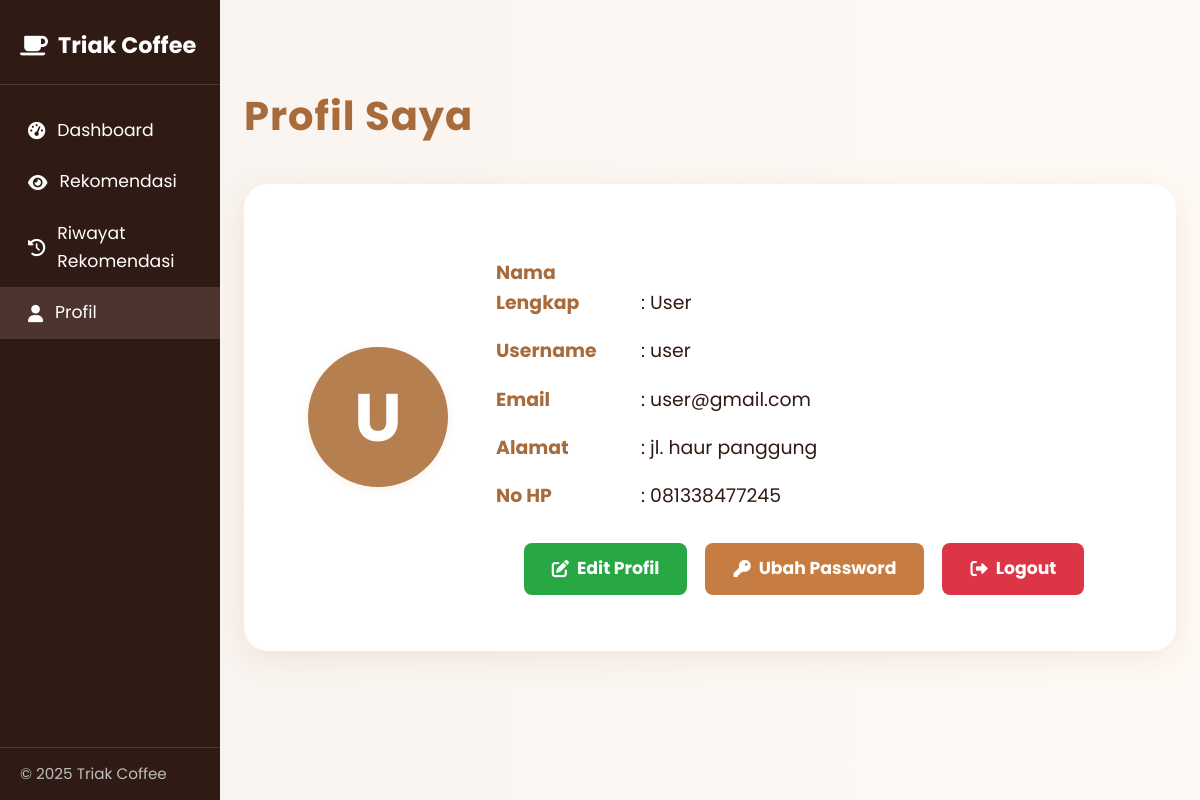
Screenshot of /user/profil.php (signed in) with the database file from the repository.
### tables this page shows
CREATE TABLE `users` (
  `id` int(11) NOT NULL,
  `username` varchar(50) NOT NULL,
  `email` varchar(100) NOT NULL,
  `nama_lengkap` varchar(100) DEFAULT NULL,
  `alamat` text DEFAULT NULL,
  `no_hp` varchar(20) DEFAULT NULL,
  `password` varchar(255) NOT NULL,
  `role` enum('user','admin') DEFAULT 'user',
  `created_at` timestamp NOT NULL DEFAULT current_timestamp()
);

### config/database.php (called while the page is built, shortened)
<?php
class Database {
    private $host = DB_HOST;
    private $user = DB_USER;
    private $pass = DB_PASS;
    private $dbname = DB_NAME;
    private $dbh;
    private $stmt;
    public function __construct() {
        $dsn = 'mysql:host=' . $this->host . ';dbname=' . $this->dbname . ';charset=utf8mb4';
        $options = [
            PDO::ATTR_PERSISTENT => true,
            PDO::ATTR_ERRMODE => PDO::ERRMODE_EXCEPTION
        ];
        try {
            $this->dbh = new PDO($dsn, $this->user, $this->pass, $options);
        } catch (PDOException $e) {
            $this->error = $e->getMessage();
            trigger_error($this->error, E_USER_ERROR);
        }
    }
    public function query($query) {
        $this->stmt = $this->dbh->prepare($query);
    }
    public function bind($param, $value, $type = null) {
        if (is_null($type)) {
            switch (true) {
                case is_int($value):
                    $type = PDO::PARAM_INT;
                    break;
                default:
                    $type = PDO::PARAM_STR;
            }
        }
        $this->stmt->bindValue($param, $value, $type);
    }
    public function execute() {
        return $this->stmt->execute();
    }
    public function single() {
        $this->execute();
        return $this->stmt->fetch(PDO::FETCH_OBJ);
    }
}
?>

### config/init.php (called while the page is built, shortened)
<?php
require_once 'database.php';
$db = new Database();
?>

### user/profil.php (the view, shortened to what this page needs)
<?php
require_once '../config/init.php';
$id = $_SESSION['user_id'];
$db->query("SELECT * FROM users WHERE id = :id");
$db->bind(':id', $id);
?>
<!DOCTYPE html>
<html lang="en">
<head>
    <link rel="stylesheet" href="/project/css/style.css">
    <link rel="stylesheet" href="https://cdnjs.cloudflare.com/ajax/libs/font-awesome/6.0.0/css/all.min.css">
</head>
<body>
<div class="user-layout">
    <?php include '../includes/sidebar.php'; ?>
    <div class="user-content">
      <div class="profile-title">Profil Saya</div>
      <div class="profile-main">
        <div class="profile-avatar"><?= $inisial ?></div>
        <div class="profile-info">
          <p><strong>Nama Lengkap</strong> : <?= htmlspecialchars($user->nama_lengkap ?? $user->username) ?></p>
          <p><strong>Username</strong> : <?= htmlspecialchars($user->username) ?></p>
          <p><strong>Email</strong> : <?= htmlspecialchars($user->email) ?></p>
          <p><strong>Alamat</strong> : <?= htmlspecialchars($user->alamat ?? '-') ?></p>
          <p><strong>No HP</strong> : <?= htmlspecialchars($user->no_hp ?? '-') ?></p>
          <div class="profile-actions">
            <a href="edit_profil.php" class="btn-edit"><i class="fas fa-edit"></i> Edit Profil</a>
            <a href="reset_password.php" class="btn-password"><i class="fas fa-key"></i> Ubah Password</a>
            <a href="/project/logout.php" class="btn-logout"><i class="fas fa-sign-out-alt"></i> Logout</a>
          </div>
        </div>
      </div>
    </div>
</div>
</body>
</html>

### css/style.css (style rules this page uses)
* { margin: 0; padding: 0; box-sizing: border-box; }
:root { --primary-brown: #8B4513; --dark-brown: #654321; --light-brown: #D2B48C; --cream: #F5F5DC; --coffee-black: #2F1B14; --accent-orange: #CD853F; --gold: #DAA520; --white: #FFFFFF; --light-gray: #F8F9FA; --gray: #6C757D; --success: #28A745; --warning: #FFC107; --error: #DC3545; --font-family: 'Inter', -apple-system, BlinkMacSystemFont, sans-serif; --font-size-sm: 0.875rem; --font-size-base: 1rem; --font-size-lg: 1.125rem; --font-size-xl: 1.25rem; --font-size-2xl: 1.5rem; --font-size-3xl: 2rem; --spacing-xs: 0.5rem; --spacing-sm: 1rem; --spacing-md: 1.5rem; --spacing-lg: 2rem; --spacing-xl: 3rem; --shadow-sm: 0 1px 3px rgba(0, 0, 0, 0.1); --shadow-md: 0 4px 12px rgba(0, 0, 0, 0.15); --shadow-lg: 0 8px 25px rgba(0, 0, 0, 0.2); --radius-sm: 4px; --radius-md: 8px; --radius-lg: 12px; --radius-xl: 16px; }
body { font-family: var(--font-family); line-height: 1.6; color: var(--coffee-black); background-color: var(--light-gray); }
.user-layout { display: flex; min-height: 100vh; }
.user-content { margin-left: 220px; padding: 36px 24px 24px 24px; width: 100%; min-height: 100vh; box-sizing: border-box; }
.profile-avatar, .modern-avatar { font-size: 6rem; width: 120px; height: 120px; margin-bottom: 28px; background: linear-gradient(135deg, #a86b3c 60%, #8b4513 100%); color: #fff; border-radius: 50%; display: flex; align-items: center; justify-content: center; box-shadow: 0 2px 12px #0002; }
.profile-actions, .modern-actions { display: flex; justify-content: center; gap: 32px; margin-top: 32px; }
.profile-actions, .modern-actions { display: flex; justify-content: center; gap: 40px; margin-top: 32px; }
.profile-actions, .modern-actions { display: flex; justify-content: center; gap: 48px; margin-top: 40px; }

### user/profil.php (style rules this page uses)
body { font-family: 'Poppins', sans-serif; background: linear-gradient(to right, #f8f3ef, #fffaf5); margin: 0; padding: 0; }
.user-layout { display: flex; min-height: 100vh; }
.user-content { margin-left: 220px; width: 100%; min-height: 100vh; box-sizing: border-box; display: flex; flex-direction: column; align-items: stretch; justify-content: flex-start; }
.profile-title { color: #a86b3c; font-size: 2.5rem; font-weight: bold; margin: 48px 0 36px 0; letter-spacing: 1px; text-align: left; }
.profile-main { display: flex; gap: 48px; background: #fff; border-radius: 24px; box-shadow: 0 8px 32px rgba(168,107,60,0.13); padding: 56px 64px; max-width: 1100px; width: 100%; margin: 0 auto; align-items: center; }
.profile-avatar { width: 140px; height: 140px; background: #b57f50; color: #fff; font-size: 4.2rem; font-weight: bold; border-radius: 50%; display: flex; align-items: center; justify-content: center; box-shadow: 0 2px 8px rgba(168,107,60,0.10); margin: 0; }
.profile-info { flex: 1; text-align: left; }
.profile-info p { margin: 18px 0; font-size: 1.18em; }
.profile-info strong { width: 140px; display: inline-block; color: #a86b3c; }
.profile-actions { display: flex; gap: 18px; margin-top: 32px; }
.profile-actions a { padding: 12px 28px; border: none; border-radius: 8px; cursor: pointer; font-weight: bold; font-size: 1.08em; text-decoration: none; transition: 0.3s; display: flex; align-items: center; gap: 8px; }
.btn-edit { background: #28a745; color: white; }
.btn-password { background: #c77d41; color: white; }
.btn-logout { background: #dc3545; color: white; }

### rows the page displays
users: username "U", nama_lengkap "User", username "user", email "user@gmail.com", alamat "jl. haur panggung", no_hp "081338477245"
